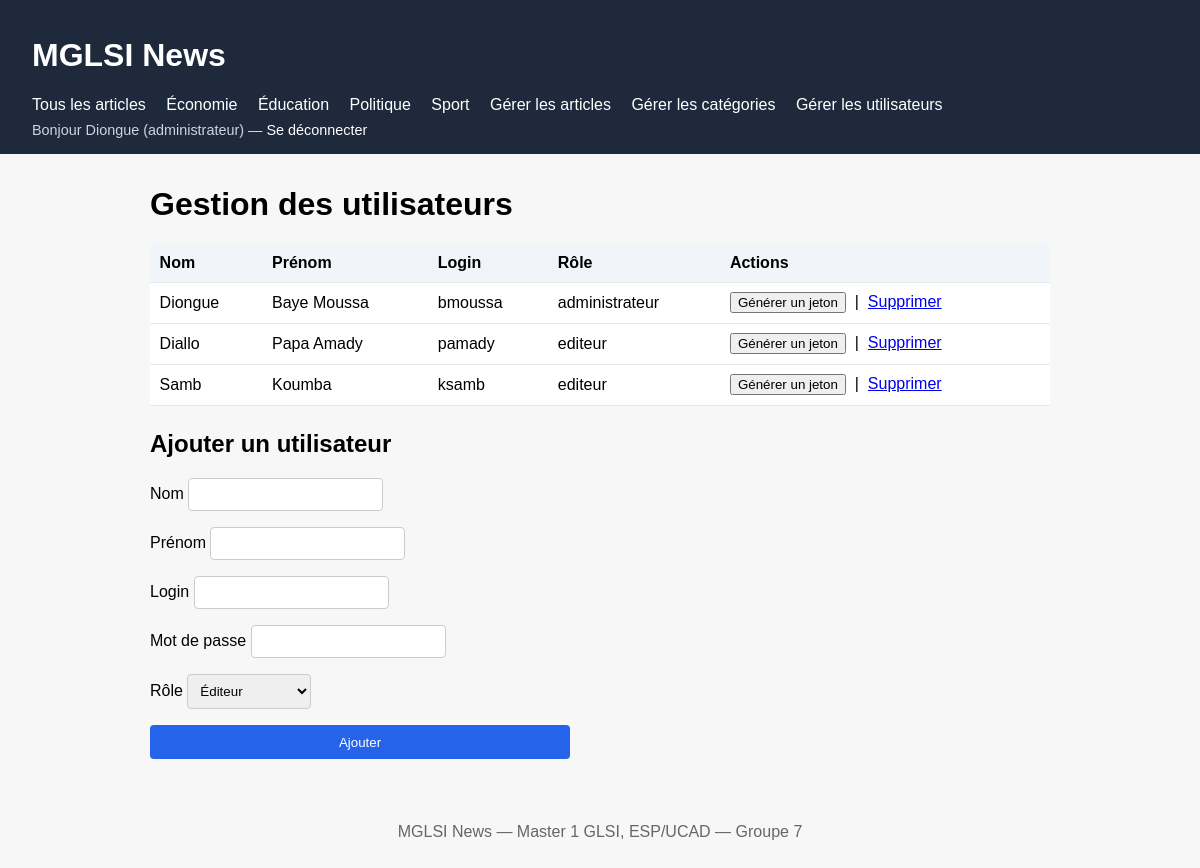
The page /index.php?action=admin_utilisateurs (signed in) on the database its author committed.
### tables this page shows
CREATE TABLE Categorie (
  id INT PRIMARY KEY AUTO_INCREMENT,
  libelle VARCHAR(100) NOT NULL
);

CREATE TABLE Utilisateur (
  id INT PRIMARY KEY AUTO_INCREMENT,
  nom VARCHAR(100) NOT NULL,
  prenom VARCHAR(100) NOT NULL,
  login VARCHAR(50) UNIQUE NOT NULL,
  motDePasse VARCHAR(255) NOT NULL,
  role ENUM('editeur','administrateur') NOT NULL DEFAULT 'editeur'
);

### app/controllers/AdminController.php (called while the page is built, shortened)
<?php
class AdminController {
    private Categorie $categorieModel;
    private Utilisateur $utilisateurModel;
    public function __construct(PDO $db) {
        $this->categorieModel = new Categorie($db);
        $this->utilisateurModel = new Utilisateur($db);
    }
    public function utilisateurs(): void {
        $utilisateurs = $this->utilisateurModel->findAll();
        $categories = $this->categorieModel->findAll();
        require __DIR__ . '/../views/layouts/header.php';
        require __DIR__ . '/../views/admin/utilisateurs.php';
        require __DIR__ . '/../views/layouts/footer.php';
    }
}

### app/models/Categorie.php (called while the page is built, shortened)
<?php
class Categorie {
    private PDO $db;
    public function __construct(PDO $db) { $this->db = $db; }
    public function findAll(): array {
        return $this->db->query("SELECT * FROM Categorie ORDER BY libelle")->fetchAll();
    }
}

### app/models/Utilisateur.php (called while the page is built, shortened)
<?php
class Utilisateur {
    private PDO $db;
    public function __construct(PDO $db) { $this->db = $db; }
    public function findAll(): array {
        return $this->db->query("SELECT id, nom, prenom, login, role FROM Utilisateur")->fetchAll();
    }
}

### app/views/admin/utilisateurs.php (the view, shortened to what this page needs)
<h1>Gestion des utilisateurs</h1>
<table class="table-admin">
    <thead>
        <tr>
            <th>Nom</th>
            <th>Prénom</th>
            <th>Login</th>
            <th>Rôle</th>
            <th>Actions</th>
        </tr>
    </thead>
    <tbody>
        <?php foreach ($utilisateurs as $u): ?>
        <tr>
            <td><?= htmlspecialchars($u['nom']) ?></td>
            <td><?= htmlspecialchars($u['prenom']) ?></td>
            <td><?= htmlspecialchars($u['login']) ?></td>
            <td><?= htmlspecialchars($u['role']) ?></td>
            <td>
                <form method="post" action="index.php?action=admin_generer_token" style="display:inline">
                    <button type="submit">Générer un jeton</button>
                </form>
                &nbsp;|&nbsp;
                <a href="index.php?action=admin_utilisateur_delete&id=<?= $u['id'] ?>"
                   onclick="return confirm('Supprimer cet utilisateur ?');">Supprimer</a>
            </td>
        </tr>
        <?php endforeach; ?>
    </tbody>
</table>
<h2>Ajouter un utilisateur</h2>
<form method="post" action="index.php?action=admin_utilisateur_save" class="formulaire">
    <label>Nom
        <input type="text" name="nom" required>
    </label>
    <label>Prénom
        <input type="text" name="prenom" required>
    </label>
    <label>Login
        <input type="text" name="login" required>
    </label>
    <label>Mot de passe
        <input type="password" name="motDePasse" required>
    </label>
    <label>Rôle
        <select name="role">
            <option value="editeur">Éditeur</option>
        </select>
    </label>
    <button type="submit">Ajouter</button>
</form>

### public/index.php (shortened to what this page needs)
<?php
spl_autoload_register(function ($classe) {
    foreach (['app/models/', 'app/controllers/'] as $dossier) {
        $chemin = __DIR__ . '/../' . $dossier . $classe . '.php';
        if (file_exists($chemin)) { require $chemin; return; }
    }
});
$pdo = getPDO();
$action = $_GET['action'] ?? 'accueil';
switch ($action) {
    case 'admin_utilisateurs':       (new AdminController($pdo))->utilisateurs(); break;
}

### app/views/layouts/header.php (shortened to what this page needs)
<!DOCTYPE html>
<html lang="fr">
<head>
    <link rel="stylesheet" href="css/style.css">
</head>
<body>
<header>
    <h1><a href="index.php?action=accueil">MGLSI News</a></h1>
    <nav>
        <a href="index.php?action=accueil">Tous les articles</a>
        <?php foreach ($categories as $cat): ?>
            <a href="index.php?action=accueil&categorie=<?= $cat['id'] ?>">
                <?= htmlspecialchars($cat['libelle']) ?>
            </a>
        <?php endforeach; ?>
        <?php $role = $_SESSION['utilisateur']['role'] ?? null; ?>
        <?php if ($role === 'editeur' || $role === 'administrateur'): ?>
            <a href="index.php?action=admin_articles">Gérer les articles</a>
            <a href="index.php?action=admin_categories">Gérer les catégories</a>
        <?php endif; ?>
        <?php if ($role === 'administrateur'): ?>
            <a href="index.php?action=admin_utilisateurs">Gérer les utilisateurs</a>
        <?php endif; ?>
    </nav>
    <div class="compte">
        <?php if (!empty($_SESSION['utilisateur'])): ?>
            Bonjour <?= htmlspecialchars($_SESSION['utilisateur']['nom']) ?>
            (<?= htmlspecialchars($_SESSION['utilisateur']['role']) ?>)
            — <a href="index.php?action=logout">Se déconnecter</a>
        <?php else: ?>
            <a href="index.php?action=login">Se connecter</a>
        <?php endif; ?>
    </div>
</header>
<main>

### app/views/layouts/footer.php
</main>
<footer>
    <p>MGLSI News — Master 1 GLSI, ESP/UCAD — Groupe 7</p>
</footer>
</body>
</html>

### public/css/style.css (style rules this page uses)
body { font-family: Arial, sans-serif; margin: 0; background: #f7f7f7; }
header { background: #1e293b; color: white; padding: 1rem 2rem; }
header a { color: white; text-decoration: none; margin-right: 1rem; }
main { max-width: 900px; margin: 2rem auto; padding: 0 1rem; }
footer { text-align: center; padding: 1rem; color: #666; }
.compte { color: #cbd5e1; font-size: .9rem; margin-top: .5rem; }
.compte a { color: white; }
.formulaire { display: flex; flex-direction: column; gap: 1rem; max-width: 420px; }
.formulaire input, .formulaire select, .formulaire textarea { padding: .5rem; border: 1px solid #ccc; border-radius: 4px; font-family: inherit; }
.formulaire button { padding: .6rem; background: #2563eb; color: white; border: none; border-radius: 4px; cursor: pointer; }
.table-admin { width: 100%; border-collapse: collapse; background: white; margin-bottom: 1.5rem; }
.table-admin th, .table-admin td { padding: .6rem; border-bottom: 1px solid #e5e7eb; text-align: left; }
.table-admin th { background: #f1f5f9; }

### rows shown on the page
categorie: libelle "Économie"
categorie: libelle "Éducation"
categorie: libelle "Politique"
categorie: libelle "Sport"
utilisateur: nom "Diongue", prenom "Baye Moussa", login "bmoussa", role "administrateur"
utilisateur: nom "Diallo", prenom "Papa Amady", login "pamady", role "editeur"
utilisateur: nom "Samb", prenom "Koumba", login "ksamb", role "editeur"

### other values the page prints
$_SESSION['utilisateur']['nom'] "Diongue"
$_SESSION['utilisateur']['role'] "administrateur"
